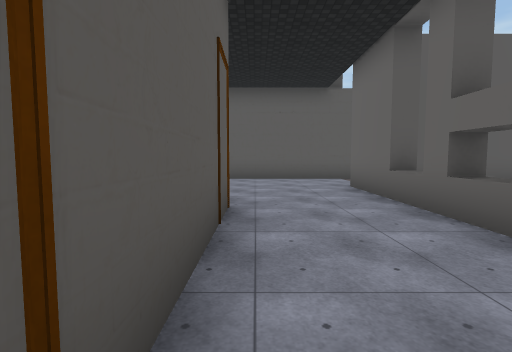
view 1 (above)

16 first-person views from a walk through a 3-D level made in the Unity game engine. The camera is 1.5 m above the floor, tilts 4° down and sees 85° across. The floor is counted in squares, 2 m on a side. Each view is taken from the middle of a square. On the plan, view 1 faces up. The plan holds only what a view shows up to about 10 squares ahead; the rest is blank. The place goes on beyond the plan. The player is left out. Some surface patterns are stand-ins.

view 2
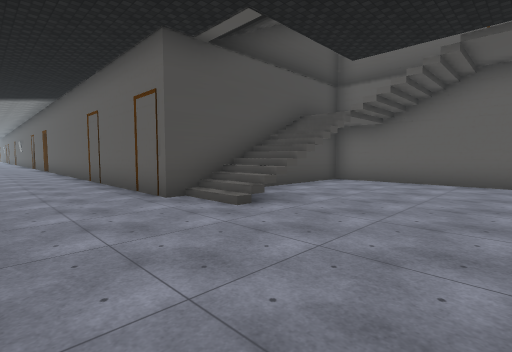

view 3
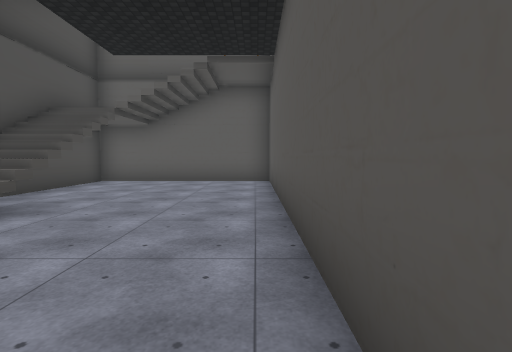

view 4
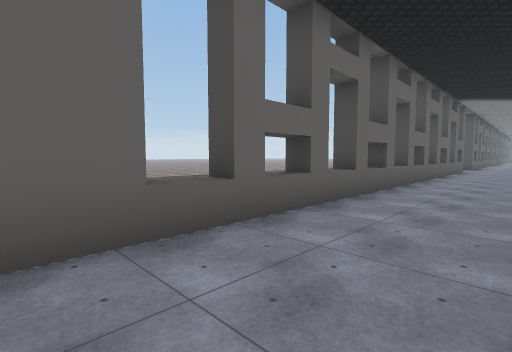

view 5
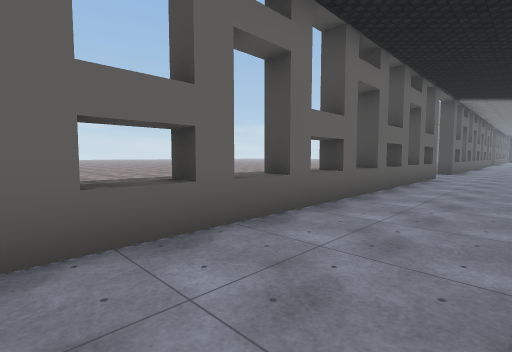

view 6
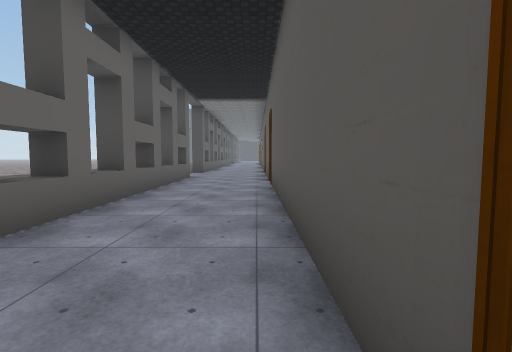

view 7
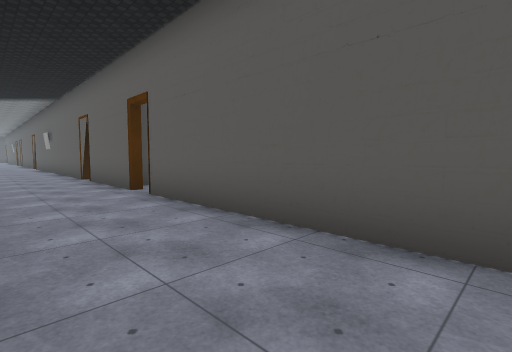

view 8
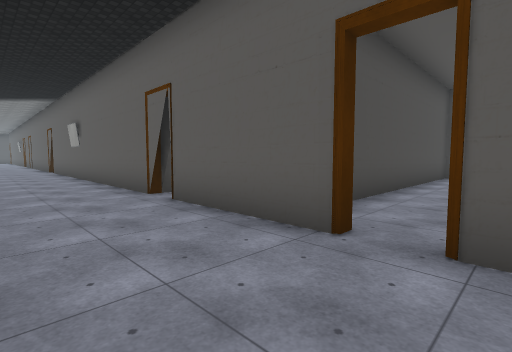

view 9
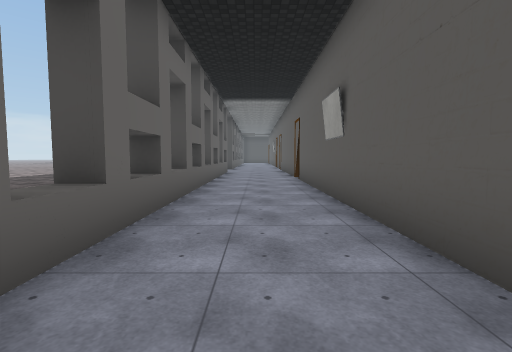

view 10
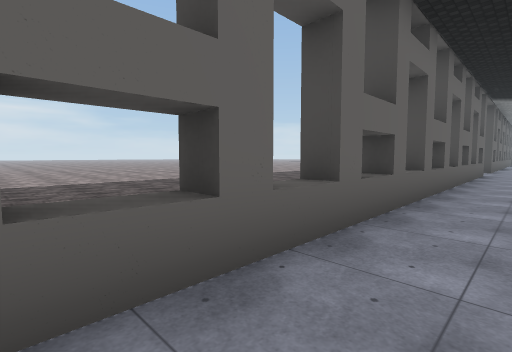

view 11
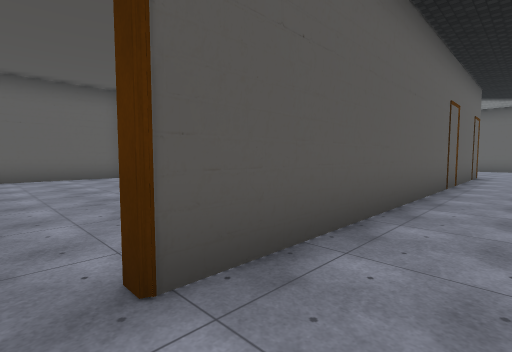

view 12
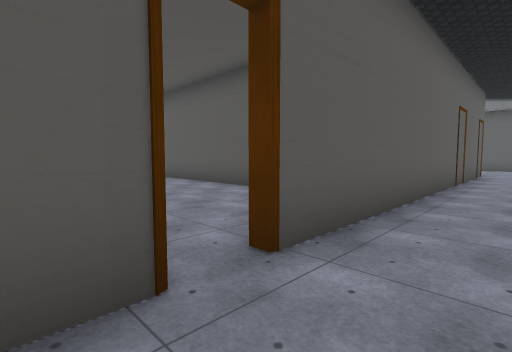

view 13
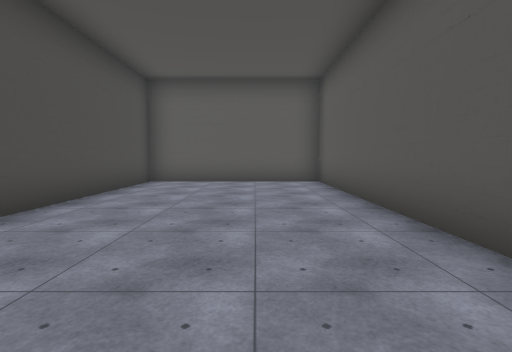

view 14
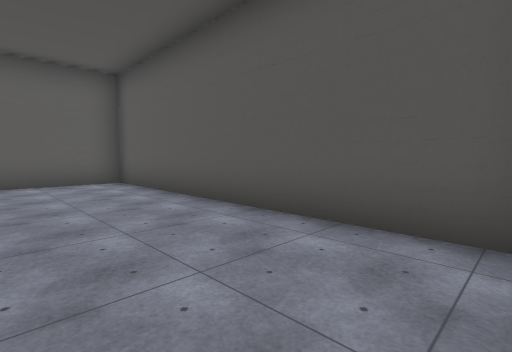

view 15
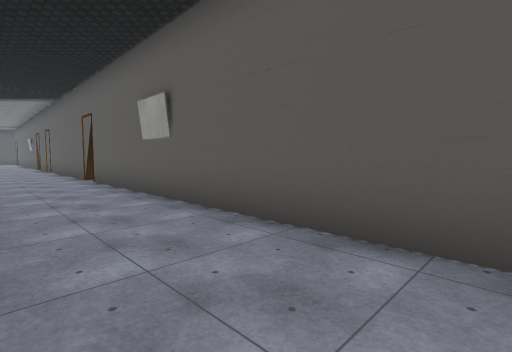

view 16
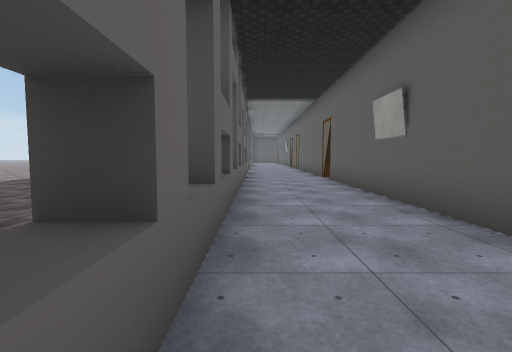

### Floor plan
Key: @ floor where view 1 was taken; # wall or solid block; . floor; / step, stairs or slope; ^ raised ledge.
Columns run from 9 left of view 1 to 13 right of it. Each row starts with its distance up from view 1.
 10    ##########
  9   ##.........
  8   #..........
  7   #.........####
  6   #....//...#
  5   #...///...#
  4   #######...#
  3         #...^
  2         #...#
  1         #...#
  0         #@..^
 -1         #...#     ..
 -2         #...#     ..
 -3         #...^     ..
 -4 ##########..#
 -5 .........#..#
 -6 .........#..^
 -7 .........#..#
 -8 ............#
 -9 ##########..^
-10          #..#
-11          #..
-12          #..
-13          #..#   .....
-14          #..#   .......
-15          #..^   .......
-16          #..#   ......
-17          #..#  ......
-18          #..^  ..
-19          #..#   ..
-20          #..#   ..
-21          #..^   ...
-22          #..#    ...
-23          #..#    ...

Where each view was taken, in squares from view 1:
view 1: 0 up, 0 right, facing up
view 2: 9 up, 2 right, facing down-left
view 3: 9 up, 2 right, facing left
view 4: 6 up, 0 right, facing down-right
view 5: 1 up, 0 right, facing down-right
view 6: 0 up, 0 right, facing down
view 7: 2 down, 2 right, facing down-left
view 8: 7 down, 2 right, facing down-left
view 9: 13 down, 1 right, facing down
view 10: 13 down, 1 right, facing down-right
view 11: 8 down, 1 right, facing up-left
view 12: 9 down, 1 right, facing up-left
view 13: 6 down, 1 left, facing left
view 14: 7 down, 1 left, facing up-left
view 15: 13 down, 2 right, facing down-left
view 16: 13 down, 2 right, facing down
